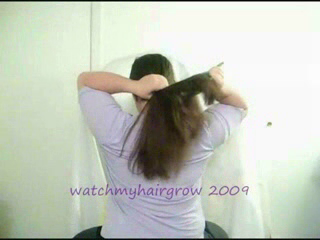
#> input picture frame 40 of Stuff&Tests/2streamCNN-opticalflow/test optical flow/April_09_brush_hair_u_nm_np1_ba_goo_0.avi, 320 x 240 px
$ jupyter execute opticalflow.ipynb   (shell and % lines are left out)   (older library calls are emulated)
#> lines starting #> are read from the running program, lines starting #| are printed output that depends on the picture; pictures that were not available may be replaced by others from this repository, and a replacement may not be noted
[cell 1]
import cv2
import numpy as np

# Get a VideoCapture object from video and store it in vs
vc = cv2.VideoCapture("April_09_brush_hair_u_nm_np1_ba_goo_0.avi")
# Read first frame
ret, first_frame = vc.read()
#> first_frame is the input picture: shape (240, 320, 3); mean B, G, R 187.9, 199.5, 194.5
# Scale and resize image
resize_dim = 600
max_dim = max(first_frame.shape)
#> max_dim = 320
scale = resize_dim/max_dim
#> scale = 1.88
first_frame = cv2.resize(first_frame, None, fx=scale, fy=scale)
#> first_frame: shape (450, 600, 3)
# Convert to gray scale
prev_gray = cv2.cvtColor(first_frame, cv2.COLOR_BGR2GRAY)


# Create mask
mask = np.zeros_like(first_frame)
# Sets image saturation to maximum
mask[..., 1] = 255


out = cv2.VideoWriter('video.avi',-1,1,(600, 600))

while(vc.isOpened()):
    # Read a frame from video
    ret, frame = vc.read()
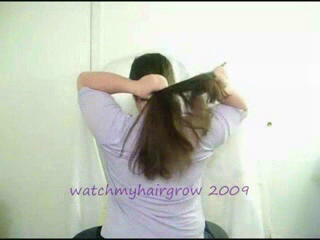
#> input picture frame 41 of Stuff&Tests/2streamCNN-opticalflow/test optical flow/April_09_brush_hair_u_nm_np1_ba_goo_0.avi, 320 x 240 px
#> frame is the input picture: shape (240, 320, 3); mean B, G, R 189, 200.3, 195.8
    cv2.imshow('porcoddio', frame)

    # Convert new frame format`s to gray scale and resize gray frame obtained
    gray = cv2.cvtColor(frame, cv2.COLOR_BGR2GRAY)
    gray = cv2.resize(gray, None, fx=scale, fy=scale)
#> gray: shape (450, 600)

    # Calculate dense optical flow by Farneback method
    # https://docs.opencv.org/3.0-beta/modules/video/doc/motion_analysis_and_object_tracking.html#calcopticalflowfarneback
    flow = cv2.calcOpticalFlowFarneback(prev_gray, gray, None, pyr_scale = 0.5, levels = 5, winsize = 11, iterations = 5, poly_n = 5, poly_sigma = 1.1, flags = 0)
    # Compute the magnitude and angle of the 2D vectors
    magnitude, angle = cv2.cartToPolar(flow[..., 0], flow[..., 1])
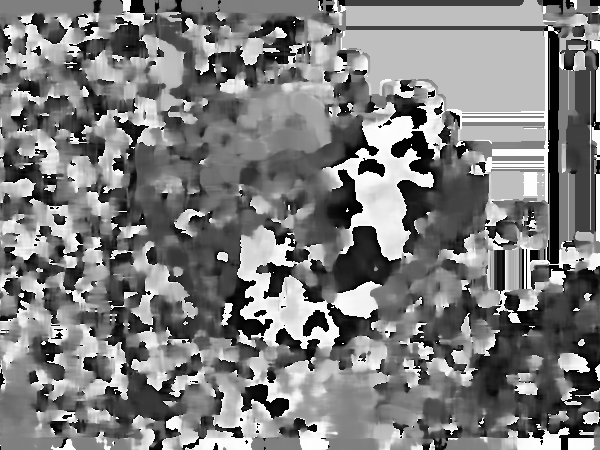
#> angle: shape (450, 600) float32; min 3.3e-08, max 6.28, mean 3.11; drawn with min black and max white
    # Set image hue according to the optical flow direction
    mask[..., 0] = angle * 180 / np.pi / 2
    # Set image value according to the optical flow magnitude (normalized)
    mask[..., 2] = cv2.normalize(magnitude, None, 0, 255, cv2.NORM_MINMAX)
    # Convert HSV to RGB (BGR) color representation
    cv2.imshow('porcoddio1', mask)
    rgb = cv2.cvtColor(mask, cv2.COLOR_HSV2BGR)

    # Resize frame size to match dimensions
    frame = cv2.resize(frame, None, fx=scale, fy=scale)
#> frame: shape (450, 600, 3)

    # Open a new window and displays the output frame
    dense_flow = cv2.addWeighted(frame, 1,rgb, 2, 0)
    cv2.imshow("Dense optical flow", dense_flow)
    out.write(dense_flow)
    # Update previous frame
    prev_gray = gray
    # Frame are read by intervals of 1 millisecond. The programs breaks out of the while loop when the user presses the 'q' key
    if cv2.waitKey(10) & 0xFF == ord('q'):
#> (key q is pressed here)
        break

[cell 2]
import numpy as np
import cv2 as cv
cap = cv.VideoCapture(cv.samples.findFile("vtest.avi"))
ret, frame1 = cap.read()
prvs = cv.cvtColor(frame1, cv.COLOR_BGR2GRAY)
hsv = np.zeros_like(frame1)
hsv[..., 1] = 255
while(1):
    ret, frame2 = cap.read()
    if not ret:
        print('No frames grabbed!')
        break
    next = cv.cvtColor(frame2, cv.COLOR_BGR2GRAY)
    flow = cv.calcOpticalFlowFarneback(prvs, next, None, 0.5, 3, 15, 3, 5, 1.2, 0)
    mag, ang = cv.cartToPolar(flow[..., 0], flow[..., 1])
    hsv[..., 0] = ang*180/np.pi/2
    hsv[..., 2] = cv.normalize(mag, None, 0, 255, cv.NORM_MINMAX)
    bgr = cv.cvtColor(hsv, cv.COLOR_HSV2BGR)
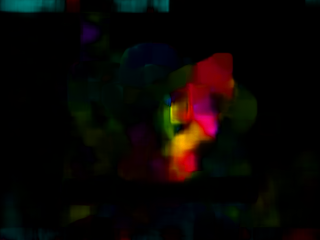
#> bgr: shape (240, 320, 3); mean B, G, R 3.6, 6.1, 10.2
    cv.imshow('frame2', bgr)
    k = cv.waitKey(30) & 0xff
#> (key q is pressed here)
    if k == 27:
        break
    elif k == ord('s'):
        cv.imwrite('opticalfb.png', frame2)
        cv.imwrite('opticalhsv.png', bgr)
    prvs = next
cv.destroyAllWindows()

# Test 2

[cell 3]
import cv2
import numpy as np


def dense_optical_flow(method, video_path, params=[], to_gray=False):
    # read the video
    cap = cv2.VideoCapture(video_path)
    # Read the first frame
    ret, old_frame = cap.read()

    # crate HSV & make Value a constant
    hsv = np.zeros_like(old_frame)
    hsv[..., 1] = 255

    # Preprocessing for exact method
    if to_gray:
        old_frame = cv2.cvtColor(old_frame, cv2.COLOR_BGR2GRAY)

    while True:
        # Read the next frame
        ret, new_frame = cap.read()
        frame_copy = new_frame
        if not ret:
            break
        # Preprocessing for exact method
        if to_gray:
            new_frame = cv2.cvtColor(new_frame, cv2.COLOR_BGR2GRAY)
        # Calculate Optical Flow
        flow = method(old_frame, new_frame, None, *params)

        # Encoding: convert the algorithm's output into Polar coordinates
        mag, ang = cv2.cartToPolar(flow[..., 0], flow[..., 1])
        # Use Hue and Saturation to encode the Optical Flow
        hsv[..., 0] = ang * 180 / np.pi / 2
        hsv[..., 2] = cv2.normalize(mag, None, 0, 255, cv2.NORM_MINMAX)
        # Convert HSV image into BGR for demo
        bgr = cv2.cvtColor(hsv, cv2.COLOR_HSV2BGR)
        cv2.imshow("frame", frame_copy)
        cv2.imshow("optical flow", bgr)
        k = cv2.waitKey(25) & 0xFF
        if k == 27:
            break
        old_frame = new_frame

[cell 4]
def lucas_kanade_method(video_path):
    cap = cv2.VideoCapture(video_path)
    # params for ShiTomasi corner detection
    feature_params = dict(maxCorners=100, qualityLevel=0.3, minDistance=7, blockSize=7)
    # Parameters for lucas kanade optical flow
    lk_params = dict(
        winSize=(15, 15),
        maxLevel=2,
        criteria=(cv2.TERM_CRITERIA_EPS | cv2.TERM_CRITERIA_COUNT, 10, 0.03),
    )
    # Create some random colors
    color = np.random.randint(0, 255, (100, 3))
    # Take first frame and find corners in it
    ret, old_frame = cap.read()
    old_gray = cv2.cvtColor(old_frame, cv2.COLOR_BGR2GRAY)
    p0 = cv2.goodFeaturesToTrack(old_gray, mask=None, **feature_params)
#> p0 = 25 rows, first 8: [99, 228], [132, 78], [204, 235], [200, 95], [168, 83], [176, 78], [245, 188], [103, 235]
    # Create a mask image for drawing purposes
    mask = np.zeros_like(old_frame)
    while True:
        ret, frame = cap.read()
        if not ret:
            break
        frame_gray = cv2.cvtColor(frame, cv2.COLOR_BGR2GRAY)
        # calculate optical flow
        p1, st, err = cv2.calcOpticalFlowPyrLK(
            old_gray, frame_gray, p0, None, **lk_params
        )
#> p1 = 25 rows, first 8: [99, 228], [131.6, 77.91], [204, 235], [204.7, 95.84], [167.9, 83.51], [175.9, 78.95], [245, 188], [103, 235]; st = 25 values from 1 to 1; err = 25 values, max 34.9 at index 16, min 0.379 at index 17, mean 4.89
        # Select good points
        good_new = p1[st == 1]
#> good_new = 25 pairs, first value 75.01 to 269, second value 72.83 to 235
        good_old = p0[st == 1]
#> good_old = 25 pairs, first value 75 to 269, second value 73 to 235
        # draw the tracks
        for i, (new, old) in enumerate(zip(good_new, good_old)):
            a, b = new.ravel()
            c, d = old.ravel()
            mask = cv2.line(mask, (a, b), (c, d), color[i].tolist(), 2)
            frame = cv2.circle(frame, (a, b), 5, color[i].tolist(), -1)
#> this loop made 25 passes
#> (a, b, c, d) on passes 1 to 12: (99, 228, 99, 228), (131.6, 77.91, 132, 78), (204, 235, 204, 235), (204.7, 95.84, 200, 95), (167.9, 83.51, 168, 83), (175.9, 78.95, 176, 78), (245, 188, 245, 188), (103, 235, 103, 235), (215.8, 99.55, 215, 100), (236, 188, 236, 188), (207.9, 222, 208, 222), (218, 193, 218, 193)
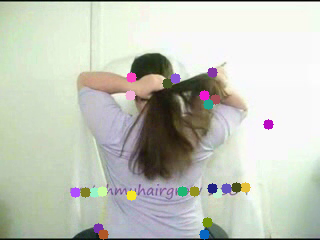
#> frame: shape (240, 320, 3); mean B, G, R 188.3, 199.2, 195.2
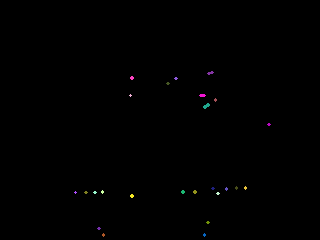
#> mask: shape (240, 320, 3); mean of channels 0, 1, 2 0.4, 0.4, 0.4; drawn as B, G, R
        img = cv2.add(frame, mask)
        cv2.imshow("frame", img)
        k = cv2.waitKey(25) & 0xFF
#> (key q is pressed here)
        if k == 27:
            break
        if k == ord("c"):
            mask = np.zeros_like(old_frame)
        # Now update the previous frame and previous points
        old_gray = frame_gray.copy()
        p0 = good_new.reshape(-1, 1, 2)
#> p0 has the same summary as p1

[cell 5]
# "lucaskanade":
video_path = "Increase_stride_length_by_running_stairs__working_step_over_action_speed_development_climb_stairs_f_cm_np1_le_med_1.avi"
lucas_kanade_method(video_path)
cv2.destroyAllWindows()

video_path = "Stabilized/Increase_stride_length_by_running_stairs__working_step_over_action_speed_development_climb_stairs_f_cm_np1_le_med_1.avi"
lucas_kanade_method(video_path)
#> the loop in lucas_kanade_method (call 2), `for i, (new, old) in enumerate(zip(good_new, good_old)):` made 25 passes
#> after the loop in lucas_kanade_method (call 2), `for i, (new, old) in enumerate(zip(good_new, good_old)):`:
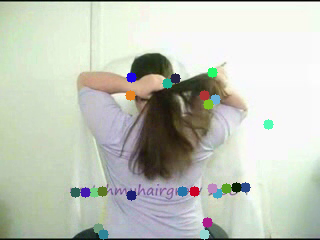
#> frame: shape (240, 320, 3); mean B, G, R 187.9, 199.1, 193.9
#> after the loop in lucas_kanade_method (call 2), `for i, (new, old) in enumerate(zip(good_new, good_old)):`:
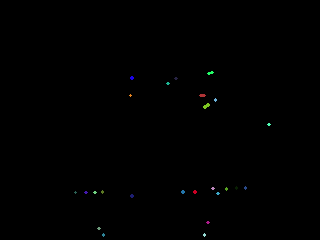
#> mask: shape (240, 320, 3); mean of channels 0, 1, 2 0.4, 0.4, 0.3; drawn as B, G, R
#> in lucas_kanade_method (call 2), `p0 = good_new.reshape(-1, 1, 2)`: p0 has the same summary as p1
cv2.destroyAllWindows()

[cell 6]
# lucaskanade_dense
method = cv2.optflow.calcOpticalFlowSparseToDense
dense_optical_flow(method, "April_09_brush_hair_u_nm_np1_ba_goo_0.avi", to_gray=True)
#> in dense_optical_flow, `mag, ang = cv2.cartToPolar(flow[..., 0], flow[..., 1])`:
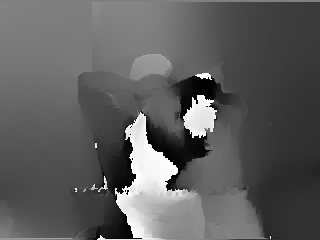
#> ang: shape (240, 320) float32; min 4.9e-05, max 6.28, mean 2.32; drawn with min black and max white
#> in dense_optical_flow, `hsv[..., 2] = cv2.normalize(mag, None, 0, 255, cv2.NORM_MINMAX)`:
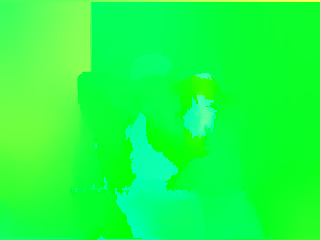
#> hsv: shape (240, 320, 3); mean of channels 0, 1, 2 65.9, 255, 27; drawn as B, G, R
#> in dense_optical_flow, `bgr = cv2.cvtColor(hsv, cv2.COLOR_HSV2BGR)`:
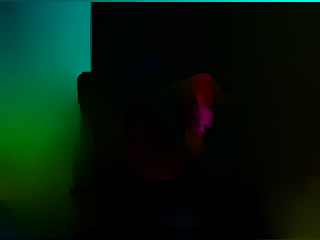
#> bgr: shape (240, 320, 3); mean B, G, R 12.5, 25.6, 3.7
#> (key q is pressed here)
cv2.destroyAllWindows()

method = cv2.optflow.calcOpticalFlowSparseToDense
dense_optical_flow(method, "Stabilized/Increase_stride_length_by_running_stairs__working_step_over_action_speed_development_climb_stairs_f_cm_np1_le_med_1.avi", to_gray=True)
cv2.destroyAllWindows()

[cell 7]
video_path = "April_09_brush_hair_u_nm_np1_ba_goo_0.avi"
method = cv2.calcOpticalFlowFarneback
params = [0.5, 3, 15, 3, 5, 1.2, 0]  # Farneback's algorithm parameters
dense_optical_flow(method, video_path, params, to_gray=True)

$ run again, starting later in the video
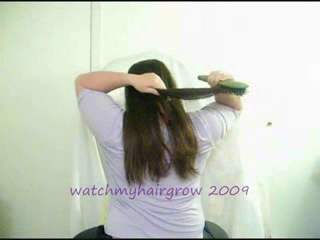
#> input picture frame 184 of Stuff&Tests/2streamCNN-opticalflow/test optical flow/April_09_brush_hair_u_nm_np1_ba_goo_0.avi, 320 x 240 px
#> first_frame is the input picture: shape (240, 320, 3); mean B, G, R 189.7, 201.3, 196.1
#> first_frame: shape (450, 600, 3)
#> in lucas_kanade_method, `p0 = cv2.goodFeaturesToTrack(old_gray, mask=None, **feature_params)`: p0 = 20 rows, first 8: [101, 227], [130, 71], [122, 87], [163, 86], [201, 235], [212, 98], [183, 102], [199, 77]
#> p1 = 20 rows, first 8: [101, 227], [129.9, 71.14], [122, 87.16], [162.9, 86.28], [201, 235], [212.6, 97.92], [183.3, 102.9], [201.1, 74.56]; st = 20 values from 1 to 1; err = 20 values, max 11.94 at index 8, min 0 at index 9, mean 2.57
#> good_new has the same summary as p1
#> good_old has the same summary as p0
#> the loop in lucas_kanade_method, `for i, (new, old) in enumerate(zip(good_new, good_old)):` made 20 passes
#> (a, b, c, d) on passes 1 to 8: (101, 227, 101, 227), (129.9, 71.14, 130, 71), (122, 87.16, 122, 87), (162.9, 86.28, 163, 86), (201, 235, 201, 235), (212.6, 97.92, 212, 98), (183.3, 102.9, 183, 102), (201.1, 74.56, 199, 77)
#> in lucas_kanade_method, `p0 = good_new.reshape(-1, 1, 2)`: p0 has the same summary as p1
#> the loop in lucas_kanade_method (call 2), `for i, (new, old) in enumerate(zip(good_new, good_old)):` made 20 passes
#> after the loop in lucas_kanade_method (call 2), `for i, (new, old) in enumerate(zip(good_new, good_old)):`:
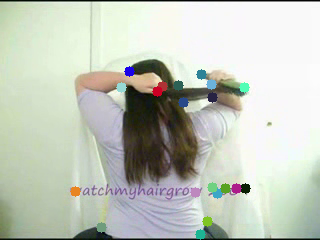
#> frame: shape (240, 320, 3); mean B, G, R 188.9, 200.3, 194.7
#> in lucas_kanade_method (call 2), `p0 = good_new.reshape(-1, 1, 2)`: p0 has the same summary as p1
#> in dense_optical_flow, `bgr = cv2.cvtColor(hsv, cv2.COLOR_HSV2BGR)`:
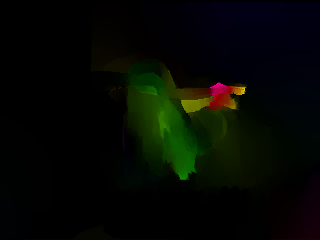
#> bgr: shape (240, 320, 3); mean B, G, R 2.8, 8, 4.8
